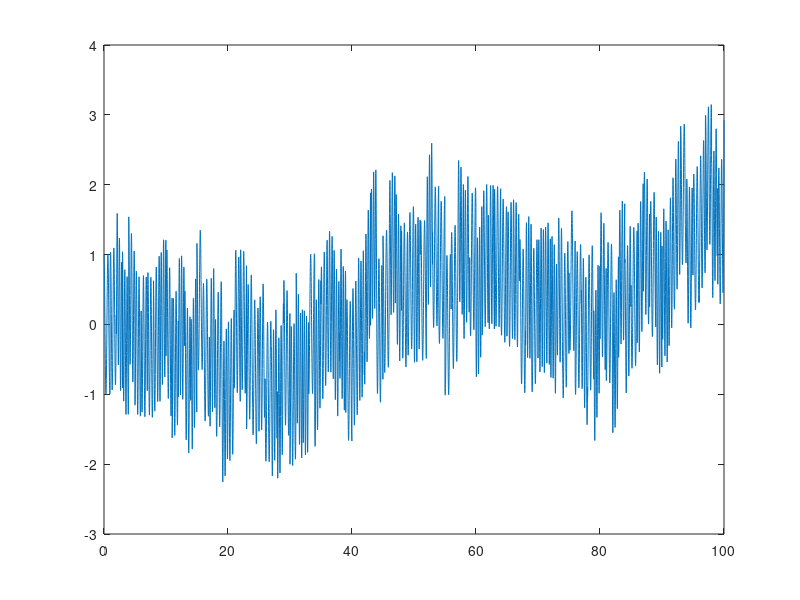

Write MATLAB code to recreate this figure.
close all

%Random time series
tf = 100;
deltat = 0.01;
k = tf/deltat;

x = linspace(0, tf, k);

y = zeros(length(x),1);
rn = rand();
for i=1:length(x)
    
    if mod(i,100) == 0
        rn = rand();
    end
    
    y(i) = sin(rn*x(i))^2 + cos((10 + 8*rn)*x(i)) - sin(17/360*x(i))^(3) - rn*sin(0.1*x(i)); 

end
plot(x,y)